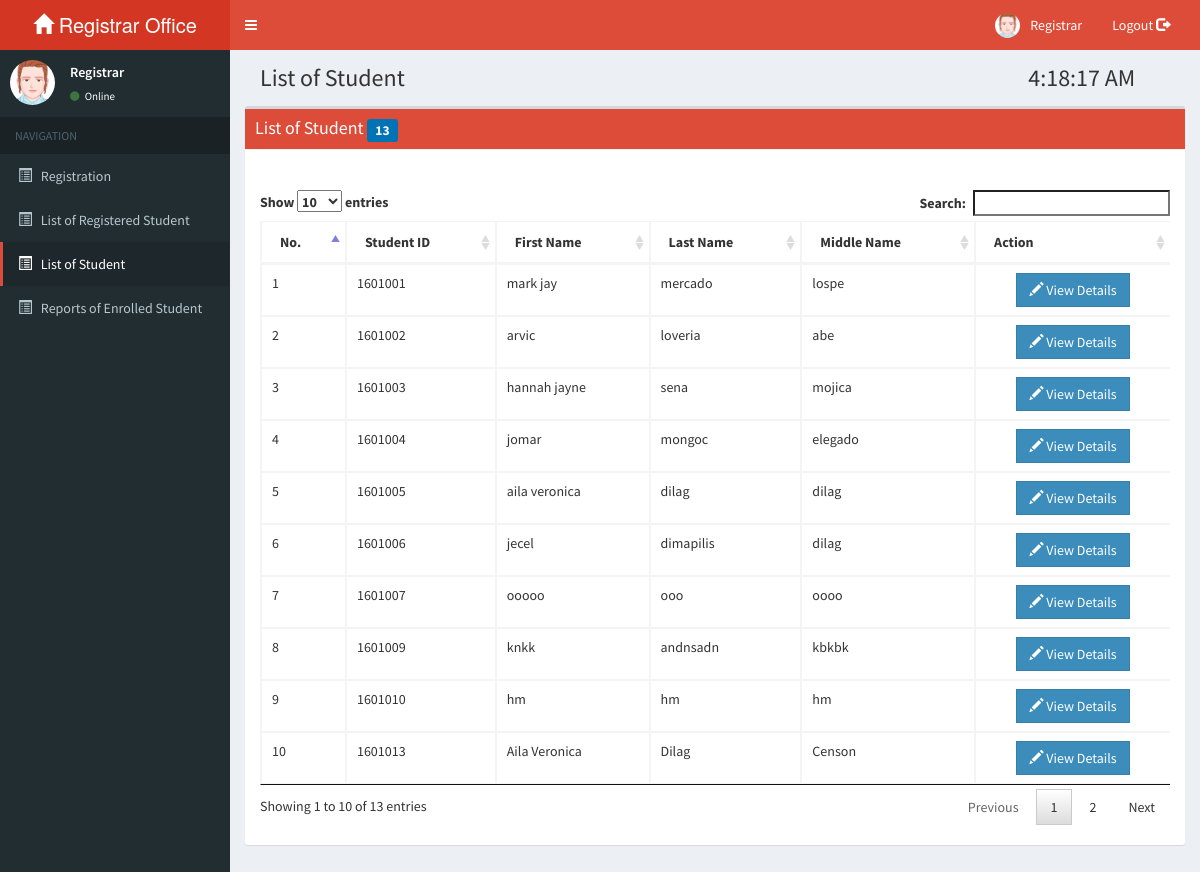
/registrar/pages/list_of_student.php (signed in), run on the app's committed database.
### tables this page shows
CREATE TABLE `tblapplicant` (
  `appid` int(10) NOT NULL,
  `shs_id` varchar(30) NOT NULL,
  `lrn_no` varchar(30) NOT NULL,
  `lname` varchar(50) NOT NULL,
  `fname` varchar(50) NOT NULL,
  `mname` varchar(50) NOT NULL,
  `gender` varchar(30) NOT NULL,
  `bday` varchar(30) NOT NULL,
  `age` int(10) NOT NULL,
  `street` varchar(50) NOT NULL,
  `city` varchar(50) NOT NULL,
  `province` varchar(50) NOT NULL,
  `contact` varchar(50) NOT NULL,
  `school` varchar(100) NOT NULL,
  `school_type` varchar(50) NOT NULL,
  `guardian` varchar(50) NOT NULL,
  `gcontact` varchar(50) NOT NULL,
  `date` varchar(50) NOT NULL,
  `status` int(11) NOT NULL
);

CREATE TABLE `tblstudent_enrolled` (
  `enrolled_id` int(10) NOT NULL,
  `advise_id` varchar(50) NOT NULL,
  `shs_id` varchar(50) NOT NULL,
  `lname` varchar(50) NOT NULL,
  `fname` varchar(50) NOT NULL,
  `mname` varchar(50) NOT NULL,
  `student_type` varchar(50) NOT NULL,
  `reg_status` varchar(50) NOT NULL,
  `strand` varchar(50) NOT NULL,
  `major` varchar(50) NOT NULL,
  `section` varchar(20) NOT NULL,
  `grade` varchar(50) NOT NULL,
  `semester` varchar(30) NOT NULL,
  `yr_start` varchar(50) NOT NULL,
  `yr_end` varchar(50) NOT NULL,
  `date_enrolled` varchar(50) NOT NULL,
  `stats` int(10) NOT NULL
);

### registrar/pages/list_of_student.php (the view, shortened to what this page needs)
<?php 	include "../templates/templates.php";
		include "connect.php";
        headertemplate('Student | Registrar'); ?>
  <body class="skin-red">
    <div class="wrapper">
      <div class="content-wrapper">
        <section class="content-header">
          <h1 class="col-md-10">
            List of Student
		  <h1>
            <?php include('time.php');
			$res=mysqli_query($con,"select * from tblapplicant INNER JOIN tblstudent_enrolled ON tblapplicant.shs_id = tblstudent_enrolled.shs_id WHERE enrolled_id != ''");
			$num_res = mysqli_num_rows($res);
			$a = 1;
			?>
          </h1>
        </section>
       <section class="content">
        <div class="box">
            <div class="box-header with-border" style="background-color: #dd4b39; color:white;">
				<h3 class="box-title">List of Student <small class="label bg-blue" id="num_app"> <?php echo $num_res;?></small></h3>
            </div>
            <br/><br/>
			<div class="container-fluid">
				<div class="table-responsive">
				  <table id="applicantschedule" class="table table-bordered table-hover">
					<thead>
						<th>No.</th>
						<th>Student ID</th>
						<th>First Name</th>
						<th>Last Name</th>
						<th>Middle Name</th>
						<th>Action</th>
					</thead>
					<tbody>
						<?php
						while($row=mysqli_fetch_array($res)){
						?>
							<tr>
								<td><?php echo $a;?></td>
								<td><?php echo $row['shs_id'];?></td>
								<td><?php echo $row['fname'];?></td>
								<td><?php echo $row['lname'];?></td>
								<td><?php echo $row['mname'];?></td>
								<td><center><a class="btn btn-flat btn-primary" href="student_details.php?shsid=<?php echo $row['shs_id'];?>"
									data-toggle="tooltip" title="View Information"><i class="glyphicon glyphicon-pencil"></i> View Details</a></center></td>
							</tr>
						<?php
						$a++;
						}
						?>
					</tbody>
				  </table><br/>
				</div>
            </div>
          </div>
       </section>
      </div>
  </body>
</html>

### data on the page
tblapplicant: tblstudent_enrolled.shs_id "1601001", tblstudent_enrolled.fname "mark jay", tblstudent_enrolled.lname "mercado", tblstudent_enrolled.mname "lospe"
tblapplicant: tblstudent_enrolled.shs_id "1601002", tblstudent_enrolled.fname "arvic", tblstudent_enrolled.lname "loveria", tblstudent_enrolled.mname "abe"
tblapplicant: tblstudent_enrolled.shs_id "1601003", tblstudent_enrolled.fname "hannah jayne", tblstudent_enrolled.lname "sena", tblstudent_enrolled.mname "mojica"
tblapplicant: tblstudent_enrolled.shs_id "1601004", tblstudent_enrolled.fname "jomar", tblstudent_enrolled.lname "mongoc", tblstudent_enrolled.mname "elegado"
tblapplicant: tblstudent_enrolled.shs_id "1601005", tblstudent_enrolled.fname "aila veronica", tblstudent_enrolled.lname "dilag", tblstudent_enrolled.mname "dilag"
tblapplicant: tblstudent_enrolled.shs_id "1601006", tblstudent_enrolled.fname "jecel", tblstudent_enrolled.lname "dimapilis", tblstudent_enrolled.mname "dilag"
tblapplicant: tblstudent_enrolled.shs_id "1601007", tblstudent_enrolled.fname "ooooo", tblstudent_enrolled.lname "ooo", tblstudent_enrolled.mname "oooo"
tblapplicant: tblstudent_enrolled.shs_id "1601009", tblstudent_enrolled.fname "knkk", tblstudent_enrolled.lname "andnsadn", tblstudent_enrolled.mname "kbkbk"
tblapplicant: tblstudent_enrolled.shs_id "1601010", tblstudent_enrolled.fname "hm", tblstudent_enrolled.lname "hm", tblstudent_enrolled.mname "hm"
tblapplicant: tblstudent_enrolled.shs_id "1601013", tblstudent_enrolled.fname "Aila Veronica", tblstudent_enrolled.lname "Dilag", tblstudent_enrolled.mname "Censon"

### other printed values
$num_res "13"
